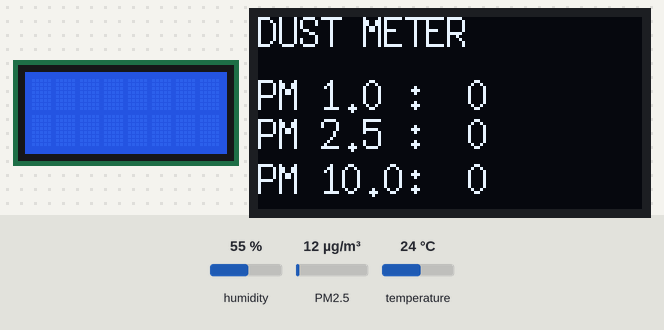
Bench run of a sketch on a simulated Arduino Uno, built with avr-gcc and run on an emulated ATmega328P. On the bench: 8×2 character LCD, 128×64 one-colour display. Inputs (shaded band) come from the test bench; at power-on: humidity 55 %, PM2.5 12 µg/m³, temperature 24 °C. What the sketch prints to the serial monitor is not drawn.

Above: at 1.2 s.
1.3 s: humidity set to 22 %
At 7.5 s:
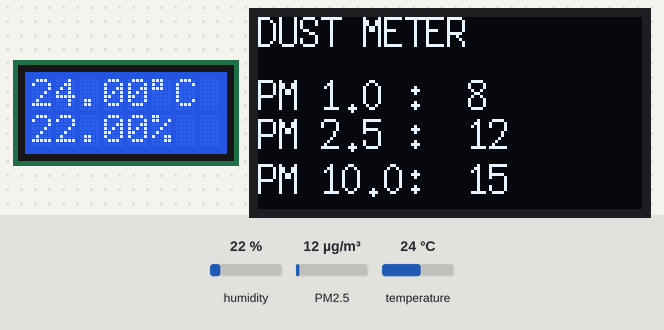
10.6 s: PM2.5 set to 6 µg/m³
At 14.0 s:
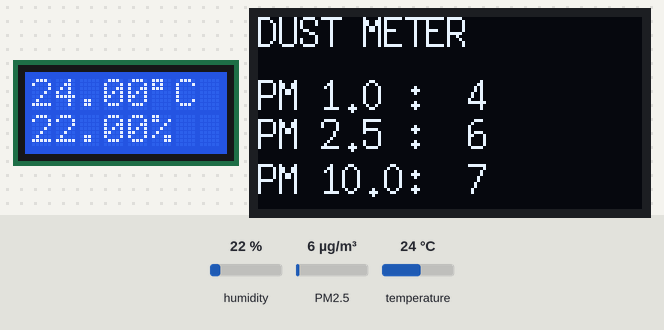
19.9 s: temperature set to 12 °C
At 22.7 s:
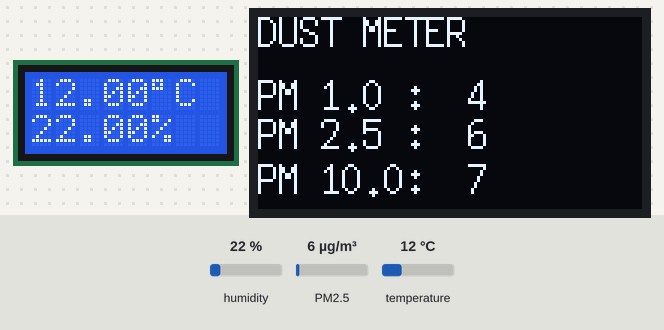
Timing chart, 0 to 24.2 s (numbered marks = the images above; inputs shaded):
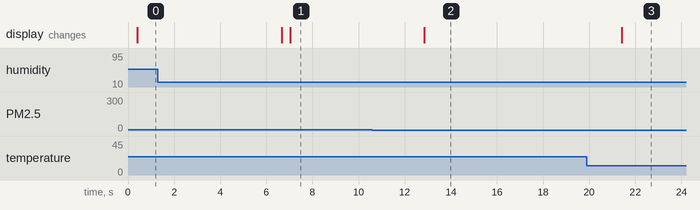

The sketch:

lcdsensorstest.ino
```cpp
// 온습도 센서 DHT22 추가  20년 9월 06일
// delay 를 없애기 위한 코드 작성  20년 9월 6일
// 0816 lcd 추가  20년 9월 6일
// 미세먼지 센서 plantower  pms a003 추가 테스트 소스출처  : https://blog.naver.com/PostView.nhn?blogId=compass1111&logNo=221283850507
// 미세먼지 센서 코드하고 온습도센서 코드하고 부딪히는것같아 여기서 커밋한번하고 분리해서 코드를 짜봐야곘음
// 미세먼지 센서 배열하고 온습도 센서 배열하고 뒤섞이는건가 ?  ==> 밀리함수의 순서를 제대로 정해주어야 양쪽 함수가 시간대로 작동을 하는것이므로 이번에 제대로 밀리함수 순서 배울것!!
// U8glib을 활용해서 led 통해서 미세먼지 디스플레이하기  -> 20/09/10 성공
//  이해력이 높지 않은 관계로 코드만 조합 했을뿐입니다.  이걸로 끝마치겠습니다.
// 보드 : 아두이노 우노 r3 기준입니다.  나노는 아직 못했습니다만 크게 다르지 않을거라 봅니다.
// 호환 나노보드 연결한 결과 , 레귤레이터 ( 전압 조절 ) 쪽에서 2분만에 61 도 정도의 열이 발생했는데  별도의 방열판이 없이는 불안한 상태 같습니다.
// vin 에  7v 입력 해주었는데 이때 온도는 약 37도 ( 기판 위에서 측정했으므로 약 45도 잡으면 될것같습니다. )  결론 : 12v 외부입력보다는 7v 입력이 발열 관리에 좋다


#include <dht.h> // dht22용 라이브러리 출처 https://github.com/RobTillaart/DHTlib
#include <LiquidCrystal.h>
#include <SoftwareSerial.h>
#include <PMS.h>  // by mariusz kacki
#include <U8glib.h>

#define DHT22_PIN 7 // DHT22 신호핀을 7번으로 하겠다 선언

dht DHT; // dht 를 DHT로 쓰겠다 선언

unsigned long cur_time = 0;
unsigned long cur_time2 = 0;
unsigned long pre_time = 0;
unsigned long pre_time2 = 0;

LiquidCrystal lcd(8, 9, 10, 11, 12, 13);  // 데이타시트의 6개 데이타 관련 핀

SoftwareSerial myserial(6, 5); // 소프트시리얼포트로 uno의 6번핀(rx) , 5번핀(tx)를 쓰겠다 선언
PMS pms(myserial);
PMS::DATA data;

U8GLIB_SSD1306_128X64 u8g(U8G_I2C_OPT_DEV_0|U8G_I2C_OPT_NO_ACK|U8G_I2C_OPT_FAST); // Fast I2C / TWI  를 썼고 본인 oled에 따라서 삭제후 추가하시면 됩니다.

/*void draw(void){  // oled 화면 더 만들때 필요한 구문이라남겨둠
    u8g.setFont(u8g_font_6x10);
    //u8g.setFontRefHeightExtendedText();
    //u8g.setDefaultForegroundColor();
    //u8g.setFontPosTop();
    u8g.drawStr(0,10,"hellow");
    u8g.setPrintPos(0, 20 );
    u8g.print(0,20, number);
}*/


struct // DHT22용 스트럭처
{
    uint32_t total;
    uint32_t ok;
    uint32_t crc_error;
    uint32_t time_out;
    uint32_t connect;
    uint32_t ack_l;
    uint32_t ack_h;
    uint32_t unknown;
}

stat =
{
    0, 0, 0, 0, 0, 0, 0, 0
}; // DHT22용 스트럭처 끝

void setup()
{
    Serial.begin(115200); // 기본 시리얼 속도 115200
    Serial.println("dht22_test.ino"); // DHT22용 setup 선언시작
    Serial.print("LIBRARY VERSION: ");
    Serial.println(DHT_LIB_VERSION);
    Serial.println();
    Serial.println("Type,\tstatus,\tHumidity (%),\tTemperature (C)\tTime (us)"); // DHT22 용 setup 선언끝
    lcd.begin(8, 2); // 0816 lcd  8칸 / 2줄 이라고 선언
    lcd.clear(); // 0816 lcd 사용하기전 화면 청소
    myserial.begin(9600);
    pms.passiveMode();
    pms.sleep();


;
}

void loop()
{

    cur_time = millis(); // delay를 없애기 위한 밀리함수 loop함수내 선언
    if (cur_time - pre_time >= 7000)
    {
        pre_time = cur_time; // 밀리함수 끝
                             // 현재 시간 - 과거시간 체크를 하는 함수 시작 및 조건 7초마다  1000 = 1초
                             // DHT22 READ DATA
        Serial.print("DHT22, \t");
        uint32_t start = micros();
        int chk = DHT.read22(DHT22_PIN);
        uint32_t stop = micros();
        stat.total++;
        switch (chk)
        {
            case DHTLIB_OK:
                stat.ok++;
                Serial.print("OK,\t");
                break;
            case DHTLIB_ERROR_CHECKSUM:
                stat.crc_error++;
                Serial.print("Checksum error,\t");
                break;
            case DHTLIB_ERROR_TIMEOUT:
                stat.time_out++;
                Serial.print("Time out error,\t");
                break;
            case DHTLIB_ERROR_CONNECT:
                stat.connect++;
                Serial.print("Connect error,\t");
                break;
            case DHTLIB_ERROR_ACK_L:
                stat.ack_l++;
                Serial.print("Ack Low error,\t");
                break;
            case DHTLIB_ERROR_ACK_H:
                stat.ack_h++;
                Serial.print("Ack High error,\t");
                break;
            default:
                stat.unknown++;
                Serial.print("Unknown error,\t");
                break;
        }
        // DISPLAY DATA
        Serial.print(DHT.humidity, 1);
        Serial.print(",\t");
        Serial.print(DHT.temperature, 1);
        Serial.print(",\t");
        Serial.print(stop - start);
        Serial.println();
        if (stat.total % 20 == 0)
        {
            Serial.println("\nTOT\tOK\tCRC\tTO\tCON\tACK_L\tACK_H\tUNK");
            Serial.print(stat.total);
            Serial.print("\t");
            Serial.print(stat.ok);
            Serial.print("\t");
            Serial.print(stat.crc_error);
            Serial.print("\t");
            Serial.print(stat.time_out);
            Serial.print("\t");
            Serial.print(stat.connect);
            Serial.print("\t");
            Serial.print(stat.ack_l);
            Serial.print("\t");
            Serial.print(stat.ack_h);
            Serial.print("\t");
            Serial.print(stat.unknown);
            Serial.println("\n");
        }
        lcd.setCursor(0, 0); // 0816 lcd에 나타날 문구 시작
        lcd.print(DHT.temperature);
        lcd.write(B11011111); // 특수문자는 print가 아닌 write로 시작해야 한다. 데이타 시트에 특수문자 숫자 나옴
        lcd.print("C");
        lcd.setCursor(0, 1);
        lcd.print(DHT.humidity);
        lcd.write(B00100101); // 0816 lcd에 나타날 문구 끝
    }

    if( cur_time - pre_time2 >= 6000)
    {
        pre_time2 = cur_time;
           Serial.println("Waking up, wait 3 seconds for stable readings...");
  pms.wakeUp();
  Serial.println("Send read request...");
  pms.requestRead();

  Serial.println("Wait max. 1 second for read...");
  if (pms.readUntil(data))
  {
    Serial.print("PM 1.0 (ug/m3): ");
    Serial.println(data.PM_AE_UG_1_0);

    Serial.print("PM 2.5 (ug/m3): ");
    Serial.println(data.PM_AE_UG_2_5);

    Serial.print("PM 10.0 (ug/m3): ");
    Serial.println(data.PM_AE_UG_10_0);

    }

  else
  {
    Serial.println("No data.");

  }
    }

    u8g.firstPage();
    do
    {
    u8g.setFont(u8g_font_7x14);
    //u8g.setFontRefHeightExtendedText();
    //u8g.setDefaultForegroundColor();
    //u8g.setFontPosTop();
    u8g.drawStr(0,10,"DUST METER");

    u8g.setPrintPos(0, 31 );
    u8g.print("PM 1.0 :");
    u8g.setPrintPos(70, 31 );
    u8g.print(data.PM_AE_UG_1_0);
    u8g.setPrintPos(0, 44 );
    u8g.print("PM 2.5 :");
    u8g.setPrintPos(70, 44 );
    u8g.print(data.PM_AE_UG_2_5);
    u8g.setPrintPos(0, 59 );
    u8g.print("PM 10.0:");
    u8g.setPrintPos(70, 59 );
    u8g.print(data.PM_AE_UG_10_0);

    }while(u8g.nextPage());


}
```

Measured:
- after the input at 10.6 s, the display: changes after 2.3 s (image 2)
- after the input at 19.9 s, the display: changes after 1.5 s (image 3)
